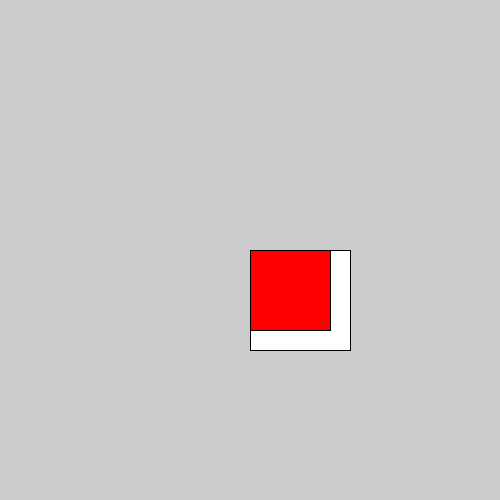
Frame 1 (no input)
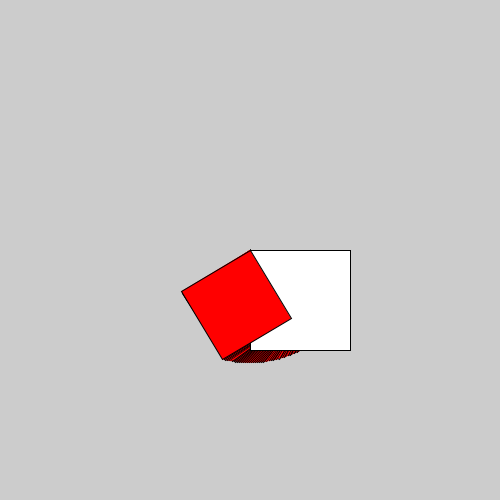
Frame 60 (the mouse pressed at the canvas centre just before this capture)
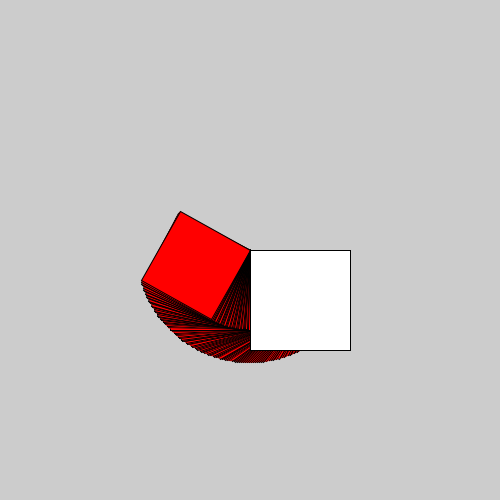
Frame 120 (the mouse held since frame 60 and released just before this capture)

The Processing sketch that drew these frames (run headless with seeded random() and noise(); from frame 60 on, the mouse is pressed at the canvas centre):

// Processing sketch: rotation
// ── rotation.pde
int angle=0;
void setup() {
  size(500, 500);
}

void draw() {
  fill(255);
  rect(width/2, height/2, 100, 100);

  pushMatrix();
  translate(width/2, height/2);
  rotate(radians(angle));
  fill(255, 0, 0);
  rect(0, 0, 80, 80);
  popMatrix();
  
  angle=angle+1;
}
